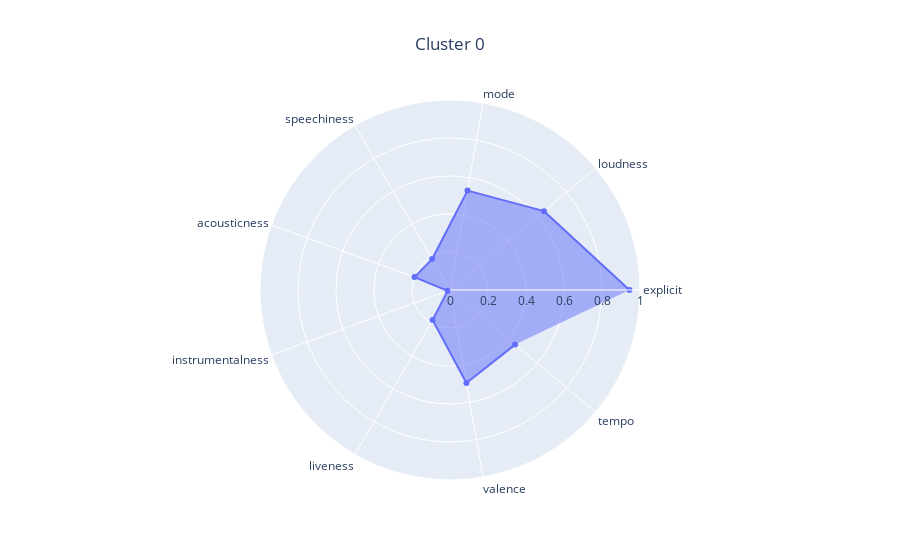
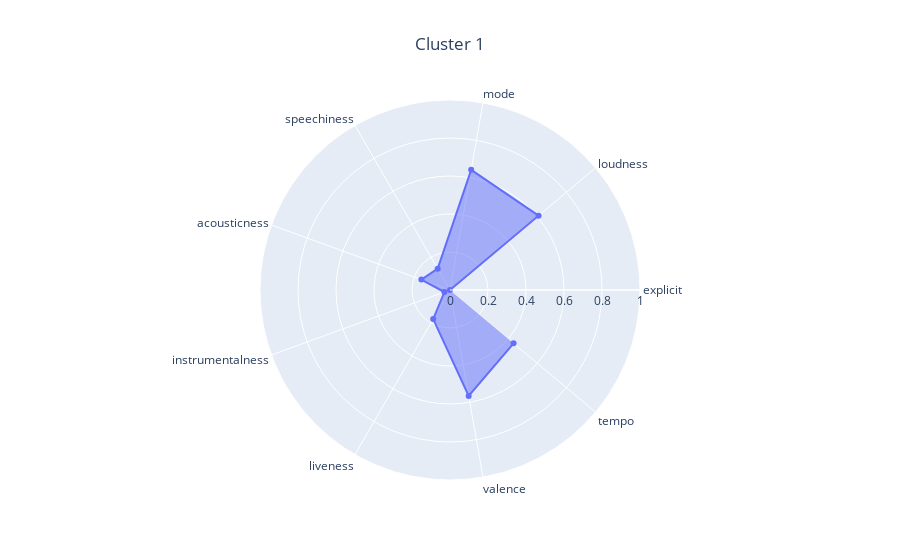
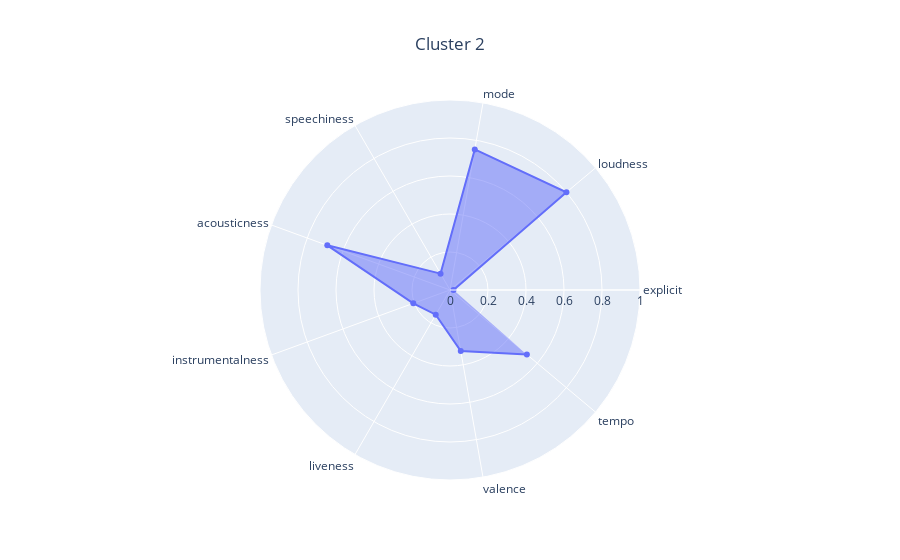

The notebook cell saved with these charts, in order:
### Code cell
clustering_visualizer.visualize(labels_3)

kmeans_analyzer = KMeansAnalyzer(df_songs_info, clustering_visualizer)
kmeans_analyzer.analyze_clustering(X, kmeans_3)

### Figure 1 — Plotly figure (JSON) as saved in the notebook; plotly's stock layout.template omitted (floating-point values rounded to 4 significant figures)
{"data": [{"fill": "toself", "r": [0.9446, 0.6456, 0.5313, 0.1879, 0.1987, 0.01318, 0.1828, 0.4972, 0.4471], "theta": ["explicit", "loudness", "mode", "speechiness", "acousticness", "instrumentalness", "liveness", "valence", "tempo"], "type": "scatterpolar"}], "layout": {"polar": {"radialaxis": {"range": [0, 1]}}, "title": {"text": "Cluster 0", "x": 0.5}}}

### Figure 2 — Plotly figure (JSON) as saved in the notebook; plotly's stock layout.template omitted (floating-point values rounded to 4 significant figures)
{"data": [{"fill": "toself", "r": [0.0, 0.6085, 0.642, 0.1295, 0.1604, 0.03142, 0.1769, 0.5659, 0.4369], "theta": ["explicit", "loudness", "mode", "speechiness", "acousticness", "instrumentalness", "liveness", "valence", "tempo"], "type": "scatterpolar"}], "layout": {"polar": {"radialaxis": {"range": [0, 1]}}, "title": {"text": "Cluster 1", "x": 0.5}}}

### Figure 3 — Plotly figure (JSON) as saved in the notebook; plotly's stock layout.template omitted (floating-point values rounded to 4 significant figures)
{"data": [{"fill": "toself", "r": [0.01845, 0.7998, 0.7512, 0.09947, 0.6872, 0.2056, 0.1502, 0.3261, 0.5281], "theta": ["explicit", "loudness", "mode", "speechiness", "acousticness", "instrumentalness", "liveness", "valence", "tempo"], "type": "scatterpolar"}], "layout": {"polar": {"radialaxis": {"range": [0, 1]}}, "title": {"text": "Cluster 2", "x": 0.5}}}
